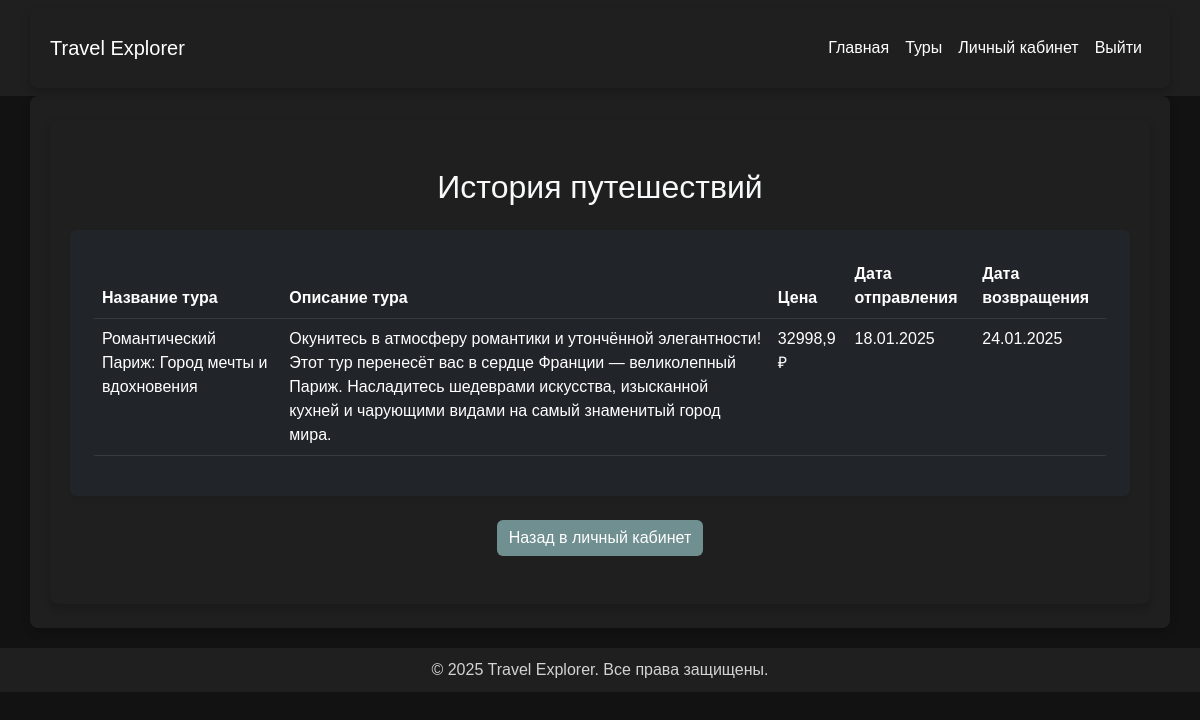
The app's page /api/profile/history/ (signed in), older data.
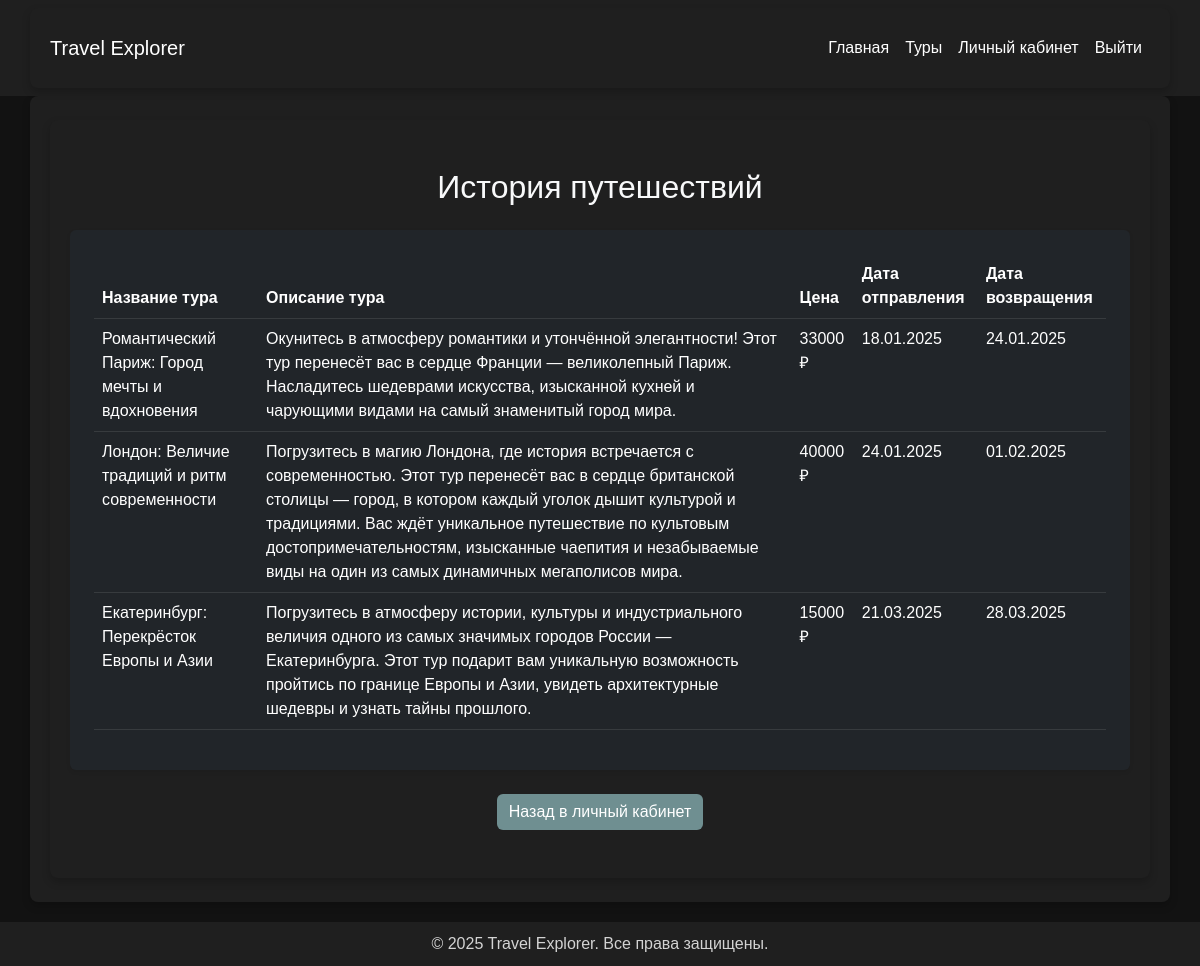
The same page, newer data.
### travel/models.py (models this page shows, shortened)
class TravelHistory(models.Model):
    id_user = models.ForeignKey(User, verbose_name="Пользователь", on_delete=models.CASCADE)
    id_tour = models.ForeignKey(Tour, verbose_name="Тур", on_delete=models.CASCADE)
    class Meta:
        verbose_name = "История путешествий"
        verbose_name_plural = "Истории путешествий"

class Tour(models.Model):
    name_tour = models.CharField("Название тура", max_length=255)
    discription_tour = models.TextField("Описание тура")
    price_tour = models.IntegerField("Цена тура", validators=[validate_positive])
    departure = models.CharField("Место отправления", max_length=255)
    destination = models.CharField("Место назначения", max_length=255)
    date_departure = models.DateField("Дата отправления")
    date_return = models.DateField("Дата возвращения")
    operator_tour = models.CharField("Туроператор", max_length=255)
    places_tour = models.IntegerField("Количество мест", validators=[validate_positive])
    history = HistoricalRecords()
    is_hot = models.BooleanField(default=False)
    image = models.ImageField(upload_to='tours/', blank=True, null=True)
    objects = TourManager()
    video_url = models.URLField(
        max_length=255,
        blank=True,
        null=True,
        verbose_name="Ссылка на видеообзор"
    )
    class Meta:
        ordering = ['date_departure']
        verbose_name = "Тур"
        verbose_name_plural = "Туры"

### travel/views.py (the view)
# urls.py: path('profile/history/', views.travel_history, name='travel_history'),
@login_required
def travel_history(request):
    history = TravelHistory.objects.prefetch_related('id_tour').filter(id_user=request.user)
    return render(request, 'travel/travel_history.html', {'history': history})

### travel/templatetags/tour_filters.py (called while the page is built)
@register.filter
def slice_0_before_program(description):
    program_start = description.find("Программа тура включает:")
    return description[:program_start].strip() if program_start != -1 else description

### travel/templates/travel/travel_history.html
{% extends 'travel/base.html' %}
{% load tour_filters %}
{% block content %}
<div class="container py-5">
    <h2 class="text-center text-light mb-4">История путешествий</h2>
    <div class="card bg-dark text-light shadow-sm p-4">
        <table class="table table-dark table-hover">
            <thead>
                <tr>
                    <th>Название тура</th>
                    <th>Описание тура</th>
                    <th>Цена</th>
                    <th>Дата отправления</th>
                    <th>Дата возвращения</th>
                </tr>
            </thead>
            <tbody>
                {% for record in history %}
                <tr>
                    <td>{{ record.id_tour.name_tour }}</td>
                    <td>{{ record.id_tour.discription_tour|slice_0_before_program }}</td>
                    <td>{{ record.id_tour.price_tour }} ₽</td>
                    <td>{{ record.id_tour.date_departure|date:"d.m.Y" }}</td>
                    <td>{{ record.id_tour.date_return|date:"d.m.Y" }}</td>
                </tr>
                {% empty %}
                <tr>
                    <td colspan="6" class="text-center text-muted">Вы ещё не совершали путешествий.</td>
                </tr>
                {% endfor %}
            </tbody>
        </table>
    </div>
    <div class="text-center mt-4">
        <a href="{% url 'profile' %}" class="btn btn-outline-light">Назад в личный кабинет</a>
    </div>
</div>
{% endblock %}

Row changes from the older to the newer data that the page shows:
changed through a linked row, TravelHistory "Романтический Париж: Город мечты и вдохновения": id_tour.price_tour "32998,9" → "33000"
added TravelHistory: id_tour.name_tour "Лондон: Величие традиций и ритм современности", id_tour.discription_tour "Погрузитесь в магию Лондона, где история встречается с современностью. Этот тур перенесёт вас в сердце британской столицы — город, в котором каждый уголок дышит культурой и традициями. Вас ждёт уникальное путешествие по культовым достопримечательностям, изысканные чаепития и незабываемые виды на один из самых динамичных мегаполисов мира.", id_tour.price_tour "40000", id_tour.date_departure "24.01.2025", id_tour.date_return "01.02.2025"
added TravelHistory: id_tour.name_tour "Екатеринбург: Перекрёсток Европы и Азии", id_tour.discription_tour "Погрузитесь в атмосферу истории, культуры и индустриального величия одного из самых значимых городов России — Екатеринбурга. Этот тур подарит вам уникальную возможность пройтись по границе Европы и Азии, увидеть архитектурные шедевры и узнать тайны прошлого.", id_tour.price_tour "15000", id_tour.date_departure "21.03.2025", id_tour.date_return "28.03.2025"
